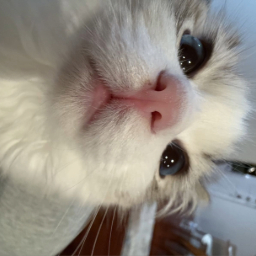
#> input picture color_deblur_img/kitty.jpg, 256 x 256 px
$ jupyter execute colorblurring.ipynb
#> lines starting #> are read from the running program, lines starting #| are printed output that depends on the picture
# Color Image Deblurring

[cell 1]
import numpy as np
import matplotlib.pyplot as plt

Color blurring model:
$( \mathbf{A}_{\text{color}} \otimes \mathbf{A} )\, \mathbf{x} = \mathbf{b}$

## Functions

[cell 2]
def compute_tsvd(psf, blurred_img, tol):
    eigen_A = np.fft.fft2(psf)
    tsvd_filter = np.where(np.abs(eigen_A) >= tol, 1.0 / eigen_A, 0.0)
    return np.real(np.fft.ifft2(np.fft.fft2(blurred_img) * tsvd_filter))

def compute_tikhonov(psf, blurred_img, alpha):
    eigen_A = np.fft.fft2(psf)
    tik_filter = (np.abs(eigen_A)**2) / (np.abs(eigen_A)**2 + alpha**2)
    filtered = np.where(eigen_A != 0, tik_filter / eigen_A, 0.0)
    return np.real(np.fft.ifft2(np.fft.fft2(blurred_img) * filtered))

[cell 3]
## functions stolen from Luna, thank you Luna
def plot_comparison(arr_list, label_list, row, col, figsize=(12,4), cmap=None):
    """Plot images side by side for comparison."""

    _, sub = plt.subplots(row, col, figsize=figsize)
    sub = sub.flatten()
    [s.axis('off') for s in sub]

    for sub_idx in range(len(arr_list)):
        sub[sub_idx].imshow(arr_list[sub_idx], cmap=cmap)
        sub[sub_idx].set_title(label_list[sub_idx], y=-0.1)

    plt.subplots_adjust(wspace=0.1, hspace=0)
    plt.show()

## Importing image

[cell 4]
img = plt.imread('color_deblur_img/kitty.jpg').astype(np.float64)
if img.max() > 1:
    img = img / 255.0
H, W = img.shape[:2]
#> H = 256; W = 256

plt.imshow(img)
plt.title("Original Image")
plt.show()

## Build the PSF

[cell 5]
def build_psf(H, W, sigma=3.0):
#> called with H = 256, W = 256, sigma = 3
    y = np.fft.ifftshift(np.arange(-H // 2, H // 2))
    x = np.fft.ifftshift(np.arange(-W // 2, W // 2))
    X, Y = np.meshgrid(x, y)
    psf = np.exp(-(X**2 + Y**2) / (2 * sigma**2))
    psf /= psf.sum()
    return psf

[cell 6]
psf = build_psf(H, W, sigma=3.0)
eigen_A = np.fft.fft2(psf)
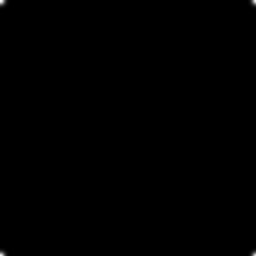
#> psf: shape (256, 256) float64; min 0, max 0.0177, mean 1.53e-05; drawn with min black and max white

## Blurring The Image

[cell 7]
np.random.seed(42)

B = np.zeros_like(img)
for c in range(3):
    B[:, :, c] = np.real(np.fft.ifft2(eigen_A * np.fft.fft2(img[:, :, c])))
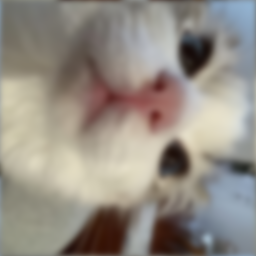
#> B: shape (256, 256, 3) float64; mean R, G, B 0.582, 0.556, 0.521

B_noisy = B + 0.02 * np.random.randn(H, W, 3)
plot_comparison([B, B_noisy],
          ['Blurred Image', 'Blurred Image with Noise'],
          1, 2, figsize=(8, 5))
#> the loop in plot_comparison, `for sub_idx in range(len(arr_list)):` made 2 passes

## Deblurring Image without Noise

[cell 8]
tol = 0.00001
X_tsvd = np.zeros_like(B)
for c in range(3):
    X_tsvd[:, :, c] = compute_tsvd(psf, B[:, :, c], tol)

alpha = 0.00001
X_tik = np.zeros_like(B)
for c in range(3):
    X_tik[:, :, c] = compute_tikhonov(psf, B[:, :, c], alpha)

plot_comparison([img, B, X_tsvd, X_tik ],
          ['Original', 'Blurred Image', 'Deblurred Image (TSVD)', 'Deblurred Image (Tikhonov)'],
          2, 2, figsize=(7, 8))
#> the loop in plot_comparison (call 2), `for sub_idx in range(len(arr_list)):` made 4 passes

## Deblurring Images with Noise

### TSVD

[cell 9]
tols = [0.01, 0.1, 0.2, 0.5]

X_tsvd_list = []
for tol in tols:
    X_tsvd = np.zeros_like(B)
    for c in range(3):
        X_tsvd[:, :, c] = compute_tsvd(psf, B_noisy[:, :, c], tol)
    X_tsvd = np.clip(X_tsvd, 0, 1)
    X_tsvd_list.append(X_tsvd)
#> after the loop, X_tsvd_list = 4 items
plot_comparison(X_tsvd_list, ([f'TSVD (t={t})' for t in tols]), 2, 2, figsize=(7,8))

## Tikhonov

[cell 10]
alphas = [0.01, 0.1, 0.2, 0.5]

X_tik_list = []
for alpha in alphas:
    X_tik = np.zeros_like(B)
    for c in range(3):
        X_tik[:, :, c] = compute_tikhonov(psf, B_noisy[:, :, c], alpha)
    X_tik = np.clip(X_tik, 0, 1)
    X_tik_list.append(X_tik)
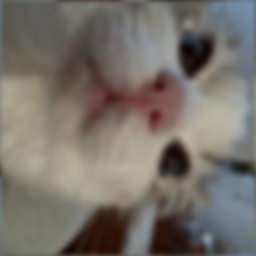
#> X_tik: shape (256, 256, 3) float64; mean R, G, B 0.465, 0.445, 0.417
#> after the loop, X_tik_list = 4 items
plot_comparison(X_tik_list, ([f'Tikhonov (a={a})' for a in alphas]), 2, 2, figsize=(7,8))

[cell 11]
tol = 0.09
X_tsvd = np.zeros_like(B)
for c in range(3):
    X_tsvd[:, :, c] = compute_tsvd(psf, B_noisy[:, :, c], tol)
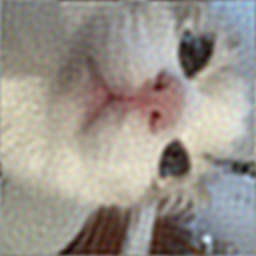
#> X_tsvd: shape (256, 256, 3) float64; mean R, G, B 0.582, 0.556, 0.521; drawn with min black and max white

alpha = 0.09
X_tik = np.zeros_like(B)
for c in range(3):
    X_tik[:, :, c] = compute_tikhonov(psf, B_noisy[:, :, c], alpha)

plot_comparison([img, B, X_tsvd, X_tik ],
          ['Original', 'Blurred Image', 'Deblurred Image (TSVD)', 'Deblurred Image (Tikhonov)'],
          2, 2, figsize=(7, 8))

## Example 2

[cell 12]
img2 = plt.imread('color_deblur_img/kitty.jpg').astype(np.float64)
if img2.max() > 1:
    img2 = img2 / 255.0
H, W = img2.shape[:2]

psf = build_psf(H, W, sigma=3.0)
eigen_A = np.fft.fft2(psf)

[cell 13]
np.random.seed(42)

B = np.zeros_like(img2)
for c in range(3):
    B[:, :, c] = np.real(np.fft.ifft2(eigen_A * np.fft.fft2(img2[:, :, c])))

B_noisy = B + 0.03 * np.random.randn(H, W, 3)

tol = 0.15
X_tsvd = np.zeros_like(B)
for c in range(3):
    X_tsvd[:, :, c] = compute_tsvd(psf, B_noisy[:, :, c], tol)

alpha = 0.15
X_tik = np.zeros_like(B)
for c in range(3):
    X_tik[:, :, c] = compute_tikhonov(psf, B_noisy[:, :, c], alpha)

plot_comparison([img2, B, X_tsvd, X_tik ],
          ['Original', 'Blurred Image', 'Deblurred Image (TSVD)', 'Deblurred Image (Tikhonov)'],
          2, 2, figsize=(7, 8))

[cell 14]
def get_solution_residual_norms_color(deblur_func, psf, blurred_img, at_val):
    eigen_A = np.fft.fft2(psf)
    soln = np.stack([deblur_func(psf, blurred_img[:,:,c], at_val) for c in range(3)], axis=-1)
    residual = blurred_img - np.stack([
        np.real(np.fft.ifft2(eigen_A * np.fft.fft2(soln[:,:,c]))) for c in range(3)], axis=-1)
    return np.linalg.norm(soln), np.linalg.norm(residual)

[cell 15]
def plot_l_curve_color(deblur_func, psf, blurred_img, min_val, max_val, title, at_vals):
#> called with min_val = 0.001, max_val = 0.5, title = 'Tikhonov L-curve'
    _, plot = plt.subplots(figsize=(4,3))
    linvals = np.linspace(min_val, max_val, num=100)
    solution_norms, residual_norms = [], []

    for val in linvals:
        s, r = get_solution_residual_norms_color(deblur_func, psf, blurred_img, val)
        solution_norms.append(s)
        residual_norms.append(r)
#> this loop made 100 passes
#> (s, r) on passes 1 to 12: (1276.3, 12.4), (330.3, 12.63), (282.1, 12.7), (270.2, 12.75), (265.5, 12.78), (263.2, 12.81), (261.8, 12.83), (261, 12.85), (260.3, 12.87), (259.8, 12.89), (259.4, 12.91), (259.1, 12.93)
#> pass 1, in get_solution_residual_norms_color, `residual = blurred_img - np.stack([ np.real(np.fft.ifft2(eigen_A * np...`:
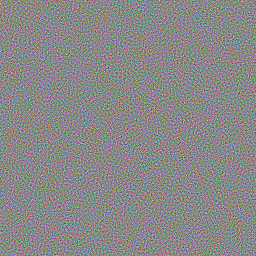
#> residual: shape (256, 256, 3) float64; mean R, G, B 5.82e-07, 5.56e-07, 5.22e-07; drawn with min black and max white
#> after the loop, residual_norms = 100 values from 12.4 to 53.61; solution_norms = 100 values, max 1276.3 at index 0, min 206.4 at index 99, mean 251.2

    plot.loglog(residual_norms, solution_norms, '-o', markersize=3)

    for val in at_vals:
        s, r = get_solution_residual_norms_color(deblur_func, psf, blurred_img, val)
        plot.plot(r, s, 'o')
        plot.annotate(f'{val}', (r, s), fontsize=8)
#> this loop made 3 passes
#> (s, r) on passes 1 to 3: (287.1, 12.69), (256.6, 13.23), (248.8, 16.5)
#> pass 1, in get_solution_residual_norms_color (call 101), `soln = np.stack([deblur_func(psf, blurred_img[:,:,c], at_val) for c in..`:
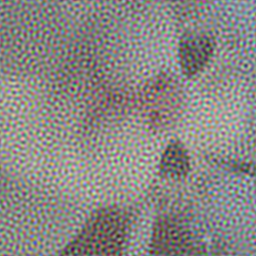
#> soln: shape (256, 256, 3) float64; mean R, G, B 0.582, 0.556, 0.521; drawn with min black and max white

    plt.xlabel("Residual Norm ||b - Ax||")
    plt.ylabel("Solution Norm ||x||")
    plt.title(title)
    plt.show()
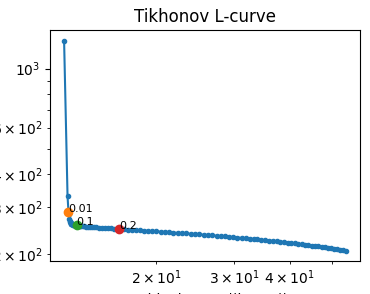
#> figure drawn by matplotlib, 1 panel; curve peaks at x = 12.4, y = 1276.3

[cell 16]
plot_l_curve_color(compute_tikhonov, psf, B_noisy, 0.001, 0.5,
                   'Tikhonov L-curve', [0.01, 0.1, 0.2])

[cell 17]
plot_l_curve_color(compute_tsvd, psf, B_noisy, 0.001, 0.5,
                   'TSVD L-curve', [0.01, 0.1, 0.2])
#> the loop in plot_l_curve_color (call 2), `for val in linvals:` made 100 passes
#> (s, r) on passes 1 to 12: (1290.8, 12.46), (328.8, 12.69), (281.8, 12.76), (270.6, 12.8), (266.1, 12.84), (263.4, 12.87), (262, 12.89), (261.2, 12.91), (260.8, 12.92), (260.4, 12.94), (260.1, 12.95), (260, 12.96)
#> pass 1, in get_solution_residual_norms_color (call 104), `soln = np.stack([deblur_func(psf, blurred_img[:,:,c], at_val) for c in..`:
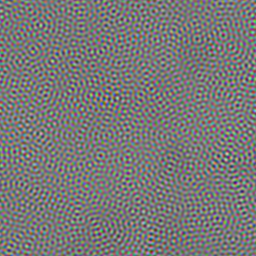
#> soln: shape (256, 256, 3) float64; mean R, G, B 0.582, 0.556, 0.522; drawn with min black and max white
#> pass 2, in get_solution_residual_norms_color (call 105), `soln = np.stack([deblur_func(psf, blurred_img[:,:,c], at_val) for c in..`:
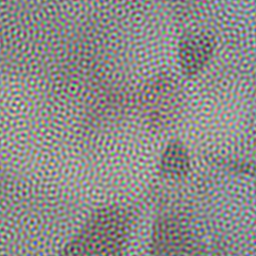
#> soln: shape (256, 256, 3) float64; mean R, G, B 0.582, 0.556, 0.522; drawn with min black and max white
#> the loop in plot_l_curve_color (call 2), `for val in at_vals:` made 3 passes
#> (s, r) on passes 1 to 3: (287.1, 12.75), (259.3, 13.03), (259, 13.16)
#> pass 1, in get_solution_residual_norms_color (call 204), `soln = np.stack([deblur_func(psf, blurred_img[:,:,c], at_val) for c in..`:
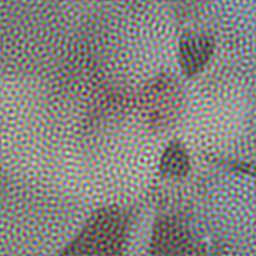
#> soln: shape (256, 256, 3) float64; mean R, G, B 0.582, 0.556, 0.522; drawn with min black and max white

$ run again, with color_deblur_img/kitten.jpg copied over color_deblur_img/kitty.jpg
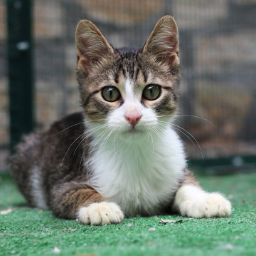
#> input picture color_deblur_img/kitten.jpg, 256 x 256 px
#> the loop in plot_comparison, `for sub_idx in range(len(arr_list)):` made 2 passes
#> the loop in plot_comparison (call 2), `for sub_idx in range(len(arr_list)):` made 4 passes
#> after the loop `for tol in tols:`: X_tsvd_list = 4 items
#> after the loop `for alpha in alphas:`:
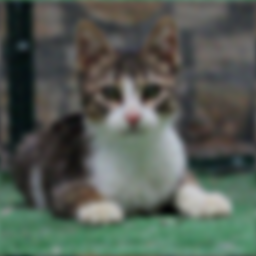
#> X_tik: shape (256, 256, 3) float64; mean R, G, B 0.331, 0.363, 0.331
#> the loop in plot_l_curve_color, `for val in linvals:` made 100 passes
#> (s, r) on passes 1 to 8: (1266.9, 12.4), (291.8, 12.63), (235.9, 12.7), (221.5, 12.75), (215.8, 12.78), (212.9, 12.81), (211.2, 12.83), (210.1, 12.85)
#> after the loop in plot_l_curve_color, `for val in linvals:`: residual_norms = 100 values from 12.4 to 43.8; solution_norms = 100 values, max 1266.9 at index 0, min 164.7 at index 99, mean 203.9
#> the loop in plot_l_curve_color, `for val in at_vals:` made 3 passes
#> (s, r) on passes 1 to 3: (241.8, 12.69), (205.6, 13.15), (199, 15.43)
#> the loop in plot_l_curve_color (call 2), `for val in linvals:` made 100 passes
#> (s, r) on passes 1 to 8: (1281.4, 12.46), (290.2, 12.69), (235.6, 12.76), (222, 12.8), (216.4, 12.84), (213.1, 12.87), (211.4, 12.89), (210.4, 12.91)
#> the loop in plot_l_curve_color (call 2), `for val in at_vals:` made 3 passes
#> (s, r) on passes 1 to 3: (242, 12.75), (207.9, 13.04), (207.4, 13.19)
#> pass 1, in get_solution_residual_norms_color (call 204), `soln = np.stack([deblur_func(psf, blurred_img[:,:,c], at_val) for c in..`:
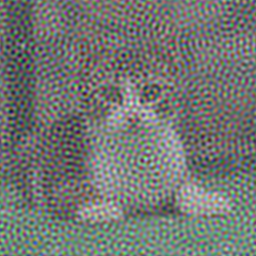
#> soln: shape (256, 256, 3) float64; mean R, G, B 0.413, 0.454, 0.414; drawn with min black and max white
